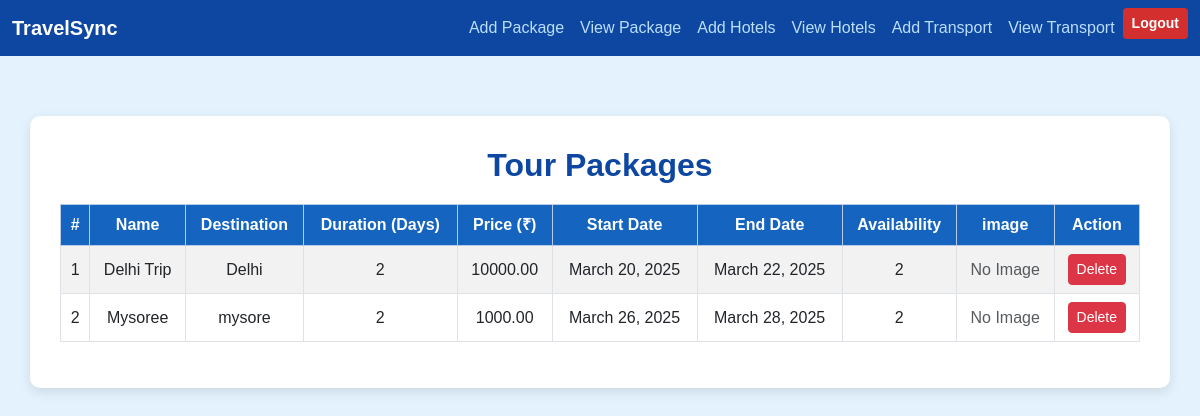
Before: /view-tour/ with the older database file.
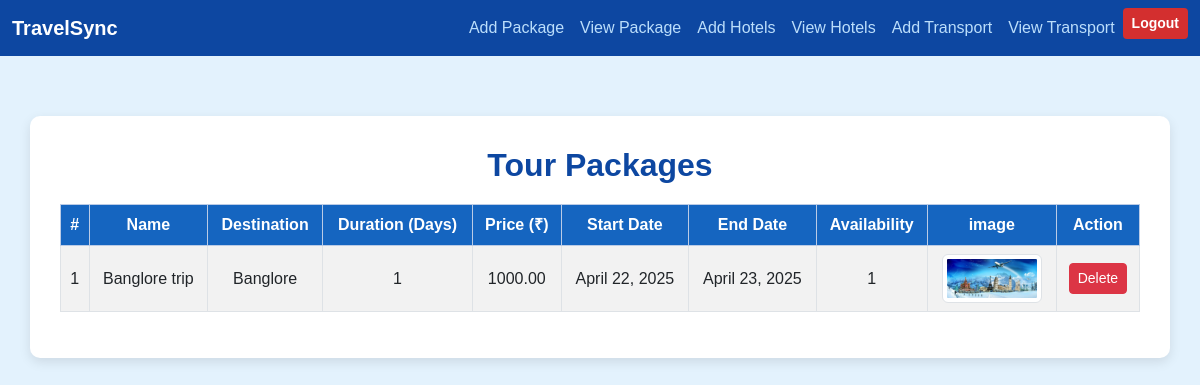
After: the same page with the newer database file.
### app/models.py (models this page shows, shortened)
class TourPackage(models.Model):
    name = models.CharField(max_length=255)
    destination = models.CharField(max_length=255)
    duration = models.IntegerField(help_text="Duration in days")
    price = models.DecimalField(max_digits=10, decimal_places=2)
    description = models.TextField()
    start_date = models.DateField()
    end_date = models.DateField()
    availability = models.IntegerField(help_text="Number of slots available")
    image = models.ImageField(upload_to='tour_packages/', null=True, blank=True)

### app/views.py (the view)
# urls.py: path('view-tour/', views.view_tour_package, name='view_tour'),
def view_tour_package(req):
    data=TourPackage.objects.all()
    return render(req,'staf/view_tour_package.html',{'data':data})

### templates/staf/view_tour_package.html (shortened to what this page needs)
<!DOCTYPE html>
<html lang="en">
<head>
    <link rel="stylesheet" href="https://cdn.jsdelivr.net/npm/bootstrap@5.3.0/dist/css/bootstrap.min.css">
</head>
<body>
    <nav class="navbar navbar-expand-lg navbar-dark">
        <div class="container-fluid">
            <a class="navbar-brand" href="../stafhome">TravelSync</a>
            <div class="collapse navbar-collapse" id="navbarNav">
                <ul class="navbar-nav ms-auto">
                    <li class="nav-item"><a class="nav-link" href="../add-tour">Add Package</a></li>
                    <li class="nav-item"><a class="nav-link" href="../view-tour">View Package</a></li>
                    <li class="nav-item"><a class="nav-link" href="../add-hotel">Add Hotels</a></li>
                    <li class="nav-item"><a class="nav-link" href="../view-hotel">View Hotels</a></li>
                    <li class="nav-item"><a class="nav-link" href="../add-transport">Add Transport</a></li>
                    <li class="nav-item"><a class="nav-link" href="../view-transport">View Transport</a></li>
                    <li class="nav-item">
                        <a class="btn btn-sm btn-logout" href="../logout">Logout</a>
                    </li>
                </ul>
            </div>
        </div>
    </nav>
    <div class="container">
        <h2> Tour Packages</h2>
        <div class="table-responsive">
            <table class="table table-bordered table-striped">
                <thead class="table-primary">
                    <tr>
                        <th>#</th>
                        <th>Name</th>
                        <th>Destination</th>
                        <th>Duration (Days)</th>
                        <th>Price (₹)</th>
                        <th>Start Date</th>
                        <th>End Date</th>
                        <th>Availability</th>
                        <th>image</th>
                        <th>Action</th>
                    </tr>
                </thead>
                <tbody>
                    {% for package in data %}
                    <tr>
                        <td>{{ forloop.counter }}</td>
                        <td>{{ package.name }}</td>
                        <td>{{ package.destination }}</td>
                        <td>{{ package.duration }}</td>
                        <td>{{ package.price }}</td>
                        <td>{{ package.start_date }}</td>
                        <td>{{ package.end_date }}</td>
                        <td>{{ package.availability }}</td>
                        <td>
                            {% if package.image %}
                                <img src="{{ package.image.url }}" alt="Package Image" width="100" height="70" class="img-thumbnail">
                            {% else %}
                                <span class="text-muted">No Image</span>
                            {% endif %}
                        </td>
                        <td>
                            <form action="{% url 'delete_tour' package.id %}" method="post" onsubmit="return confirm('Are you sure?');">
                                <button type="submit" class="btn btn-danger btn-sm">Delete</button>
                            </form>
                        </td>
                    </tr>
                    {% empty %}
                    <tr>
                        <td colspan="9" class="text-center text-danger">No Tour Packages Available</td>
                    </tr>
                    {% endfor %}
                </tbody>
            </table>
        </div>
    </div>
</body>
</html>

### templates/staf/view_tour_package.html (style rules this page uses)
body { background-color: #e3f2fd; font-family: 'Poppins', sans-serif; }
.navbar { background-color: #0d47a1; }
.navbar-brand { font-weight: bold; color: #fff !important; }
.navbar-nav .nav-link { color: #bbdefb !important; font-weight: 500; }
.table th { background-color: #1565c0; color: #fff; }
.container { margin-top: 60px; background: #ffffff; padding: 30px; border-radius: 10px; box-shadow: 0px 4px 12px rgba(0, 0, 0, 0.1); }
h2 { color: #0d47a1; font-weight: bold; text-align: center; margin-bottom: 20px; }
.btn-logout { background-color: #d32f2f; color: #fff; font-weight: bold; }
.table td, .table th { text-align: center; vertical-align: middle; }

Changed rows visible on the page:
removed TourPackage: name "Delhi Trip", destination "Delhi", duration "2", price "10000.00", start_date "March 20, 2025", end_date "March 22, 2025", availability "2", shows "No Image"
removed TourPackage: name "Mysoree", destination "mysore", duration "2", price "1000.00", start_date "March 26, 2025", end_date "March 28, 2025", availability "2", shows "No Image"
added TourPackage: name "Banglore trip", destination "Banglore", duration "1", price "1000.00", start_date "April 22, 2025", end_date "April 23, 2025", availability "1", image (picture)
